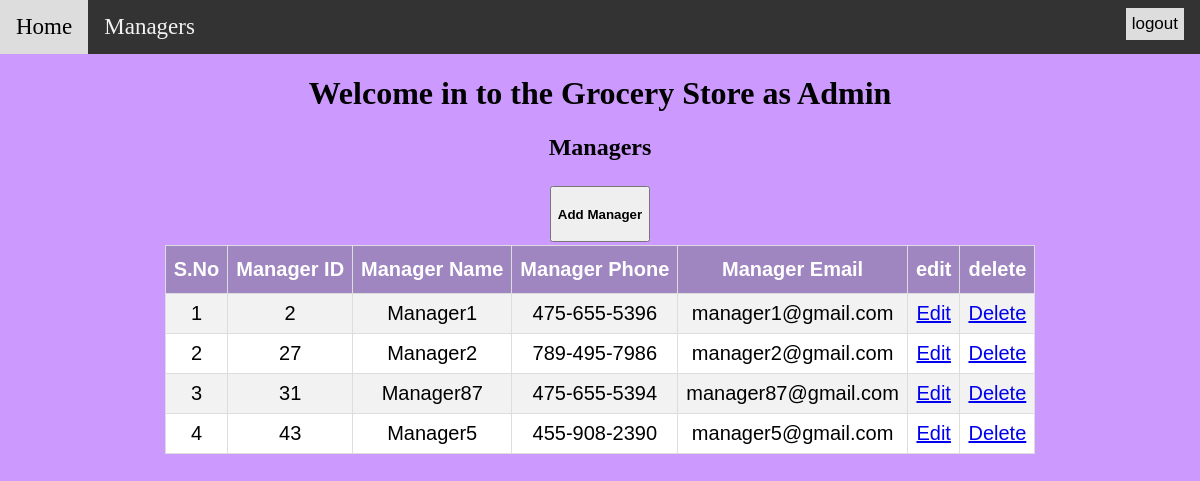
Page /WebPages/Admin/A_AdminManagerPage.php (signed in) on the committed database.
### tables this page shows
CREATE TABLE `Users` (
  `ID` int(11) NOT NULL,
  `Name` varchar(255) NOT NULL,
  `Phone` varchar(255) NOT NULL,
  `Email` varchar(255) NOT NULL,
  `Password` varchar(255) NOT NULL,
  `Role` varchar(255) NOT NULL
);

### WebPages/Admin/A_ManagerListDisplay.php (the view, shortened to what this page needs)
<?php
  $servername = "127.0.0.1:3306";
  $username = "root";
  $password = "password";
  $dbname = "thoutas1_Grocery_Strore";
  $conn = new mysqli($servername, $username, $password, $dbname);
$sql = "Select Name, ID, Phone, Email from Users where Role='Manager'";
$result = $conn->query($sql);
echo "<table class='listDispayTable'>";
echo "<tr> <th>S.No</th><th>Manager ID</th><th>Manager Name</th>
           <th>Manager Phone</th><th>Manager Email</th>
           <th>edit</th><th>delete</th>
    </tr>";
if($result != null && $result)
{
    $i=1;
    while($row = $result->fetch_assoc())
    {
        $id = $row['ID'];
        echo "<tr>
                  <td>$i</td>
                  <td>".$id."</td><td>".$row['Name']."</td>
                  <td>".$row['Phone']."</td><td>".$row['Email']."</td>
                  <td><a href='A_EditManager.php?id=$id'>Edit</a></td>
                  <td><a href='A_DeleteManager.php?id=$id'>Delete</a></td>
              </tr>";
        $i++;
    }
}
else
{
}
echo "</table>";
?>

### WebPages/Admin/A_AdminManagerPage.php (shortened to what this page needs)
<html>
	<head>
		<link rel="stylesheet" type="text/css" href="../CSS/stylesheet.css"/>
	</head>
	<body class="adminBody">
        <?php include('AdminNavigationBar.php'); ?>
		<h1 align="center">Welcome in to the Grocery Store as Admin</h1>
		<table align='center'>
		    <tr><h2 align="center">Managers</h2></tr>
		    <tr><td align='center'><button onclick="location.href='A_AddManager.php'"><h4>Add Manager</h4></button></td>
		    </tr>
		</table>
		<?php include('A_ManagerListDisplay.php'); ?>
	</body>
</html>

### WebPages/Admin/AdminNavigationBar.php (shortened to what this page needs)
<html>
	<head>
		<link rel="stylesheet" type="text/css" href="../CSS/stylesheet.css"/>
	</head>
	<body class="adminBody">
    <div class="topnav">
        <a id='home' href="../A_AdminHomePage.php">Home</a>
        <a id='manager' href="A_AdminManagerPage.php">Managers</a>
        <div>
            <button onclick="window.location.href = '../Login.php';">logout</button>
        </div>
    </div>
    </body>
</html>

### WebPages/CSS/stylesheet.css (style rules this page uses)
.adminBody { background-color: #cc99ff; margin: 0; }
.topnav { background-color: #333; overflow: hidden; }
.topnav a { float: left; color: #f2f2f2; text-align: center; padding: 14px 16px; text-decoration: none; font-size: 23px; }
.topnav button { float: right; padding: 6px; margin-top: 8px; margin-right: 16px; background: #ddd; font-size: 17px; border: none; cursor: pointer; }
.table tr, td { font-size: 20px; text-align: left; }
.listDispayTable { font-family: "Trebuchet MS", Arial, Helvetica, sans-serif; border-collapse: collapse; margin: 0px auto; }
.listDispayTable td, th, tr { text-align: center; border: 1px solid #ddd; padding: 8px; }
.listDispayTable tr:nth-child(even) { background-color: #f2f2f2; }
.listDispayTable tr:nth-child(odd) { background-color: #ffffff; }
.listDispayTable th { padding-top: 12px; padding-bottom: 12px; font-size:20px; background-color: #9f86c0; color: white; text-align: center; }

### rows in the picture
users: ID "2", Name "Manager1", Phone "475-655-5396", Email "manager1@gmail.com"
users: ID "27", Name "Manager2", Phone "789-495-7986", Email "manager2@gmail.com"
users: ID "31", Name "Manager87", Phone "475-655-5394", Email "manager87@gmail.com"
users: ID "43", Name "Manager5", Phone "455-908-2390", Email "manager5@gmail.com"
